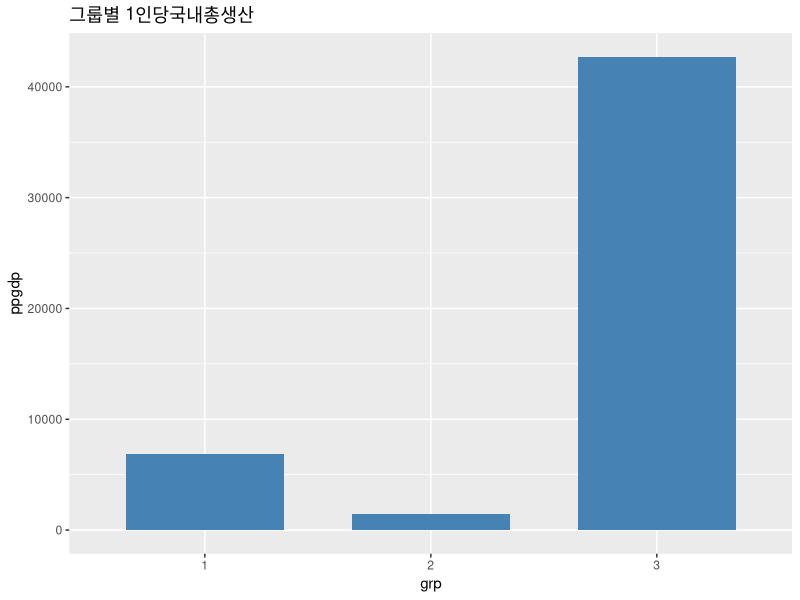
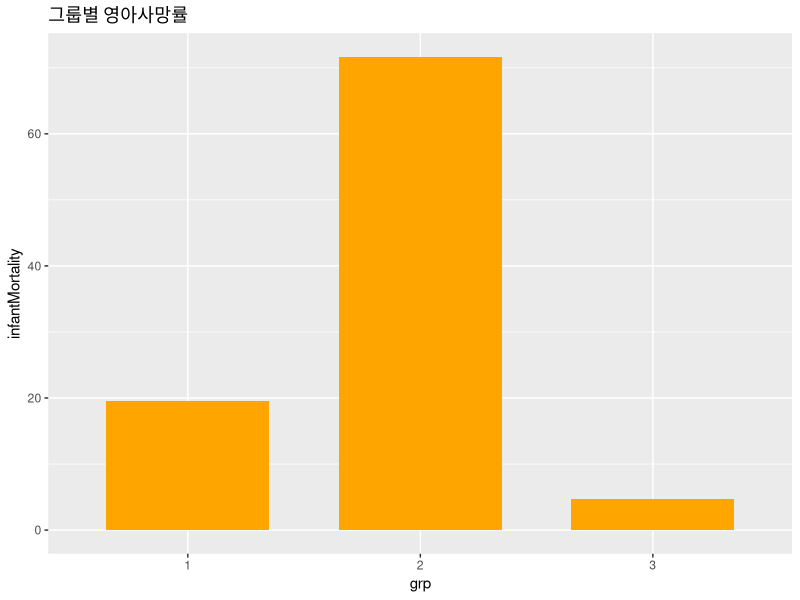

Write the R code that produced these figures, in order.
library(carData)
str(UN)
temp <- UN[,3:7]                     
temp <- temp[complete.cases(temp), ] 

temp <- scale(temp)

fit <- kmeans(temp, center=3)
grp <- fit$cluster
grp

agg <- aggregate(UN[complete.cases(UN),c('ppgdp','infantMortality')], 
                 by=list(grp=grp), mean)
agg$grp <- factor(agg$grp)
agg

library(ggplot2)
ggplot(agg, aes(x=grp,y=ppgdp)) +
  geom_bar(stat='identity', width=0.7, fill='steelblue') + 
  ggtitle('그룹별 1인당국내총생산')
ggplot(agg, aes(x=grp,y=infantMortality)) +
  geom_bar(stat='identity', width=0.7, fill='orange') + 
  ggtitle('그룹별 영아사망률')
